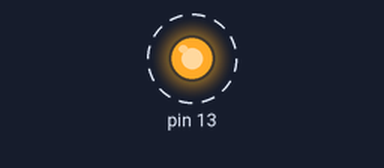
Recording of a sketch running on a simulated Arduino Uno, built with avr-gcc and run on an emulated ATmega328P. On the bench: output pins drawn as LEDs (lit = HIGH). Dashed ring = blinking.

Above: at 0.7 s.
Timing chart, 0 to 4.6 s (numbered marks = the images above):
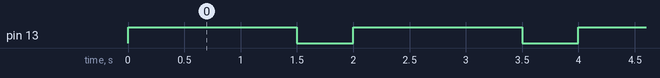

The sketch:

13_blinking.ino
```cpp
void setup() {
  pinMode(13, 1);
}

void loop() {
  digitalWrite(13, 1);
  delay(1500);
  digitalWrite(13, 0);
  delay(500);
}
```

Measured:
- by itself, pin 13: alternates HIGH for 1.5 s and LOW for 0.50 s
